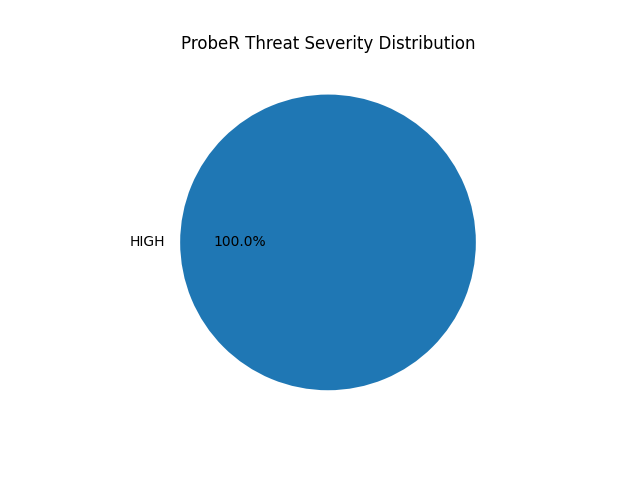

Generate this figure with Python:
import matplotlib.pyplot as plt
import sqlite3

conn = sqlite3.connect("../database/prober.db")
cursor = conn.cursor()

cursor.execute("SELECT threat_level, COUNT(*) FROM threats GROUP BY threat_level")
data = cursor.fetchall()

labels = [row[0] for row in data]
sizes = [row[1] for row in data]

plt.pie(sizes, labels=labels, autopct="%1.1f%%")
plt.title("ProbeR Threat Severity Distribution")

plt.savefig("threat_chart.png")

print("Chart saved successfully!")

conn.close()
